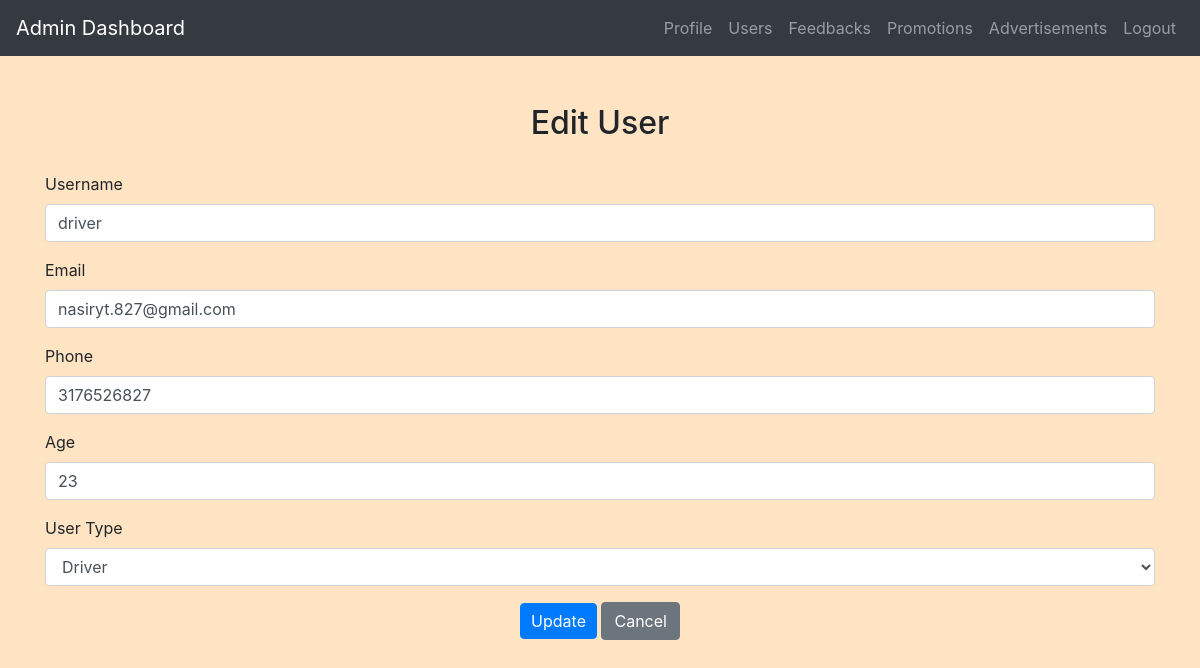
Screenshot of /admin/edit_user.php?UserID=3 (signed in) with the database file from the repository.
### tables this page shows
CREATE TABLE `users` (
  `id` int(11) NOT NULL,
  `username` varchar(50) NOT NULL,
  `password` varchar(255) NOT NULL,
  `email` varchar(100) NOT NULL,
  `phone` varchar(20) NOT NULL,
  `age` int(11) DEFAULT NULL,
  `usertype` enum('driver','passenger') NOT NULL DEFAULT 'passenger',
  `full_name` varchar(255) DEFAULT NULL,
  `profile_picture` varchar(255) DEFAULT NULL
);

### admin/edit_user.php (the view, shortened to what this page needs)
<?php
include('config.php');
$username = $email = $phone = $age = $usertype = "";
$username_err = $email_err = $phone_err = $age_err = $usertype_err = "";
if ($_SERVER["REQUEST_METHOD"] == "POST") {
    $userID = $_GET['UserID'];
    if (empty(trim($_POST["username"]))) {
        $username_err = "Please enter a username.";
    } else {
        $username = trim($_POST["username"]);
    }
    if (empty(trim($_POST["email"]))) {
        $email_err = "Please enter an email address.";
    } else {
        $email = trim($_POST["email"]);
    }
    if (empty(trim($_POST["phone"]))) {
        $phone_err = "Please enter a phone number.";
    } else {
        $phone = trim($_POST["phone"]);
    }
    if (empty(trim($_POST["age"]))) {
        $age_err = "Please enter your age.";
    } else {
        $age = trim($_POST["age"]);
    }
    $usertype = $_POST["usertype"];
    if (empty($username_err) && empty($email_err) && empty($phone_err) && empty($age_err) && empty($usertype_err)) {
        $sql = "UPDATE users SET username=?, email=?, phone=?, age=?, usertype=? WHERE id=?";
        $stmt = mysqli_prepare($conn, $sql);
        mysqli_stmt_bind_param($stmt, "sssssi", $username, $email, $phone, $age, $usertype, $userID);
        mysqli_stmt_execute($stmt);
        mysqli_stmt_close($stmt);
        mysqli_close($conn);
        header("location: view_users.php");
        exit;
    }
} else {
    $userID = $_GET['UserID'];
    $sql = "SELECT * FROM users WHERE id = ?";
    $stmt = mysqli_prepare($conn, $sql);
    mysqli_stmt_bind_param($stmt, "i", $userID);
    mysqli_stmt_execute($stmt);
    $result = mysqli_stmt_get_result($stmt);
    $user = mysqli_fetch_assoc($result);
    $username = $user['username'];
    $email = $user['email'];
    $phone = $user['phone'];
    $age = $user['age'];
    $usertype = $user['usertype'];
}
?>
<!DOCTYPE html>
<html lang="en">
<head>
    <link rel="stylesheet" href="https://maxcdn.bootstrapcdn.com/bootstrap/4.5.2/css/bootstrap.min.css">
    <link rel="stylesheet" href="../css/style.css">
</head>
<body>
<?php include('admin_navbar.php'); ?>
<div class="container mt-5">
    <h2>Edit User</h2>
    <form action="<?php echo htmlspecialchars($_SERVER["PHP_SELF"]) . '?UserID=' . $userID; ?>" method="post">
        <div class="form-group">
            <label>Username</label>
            <input type="text" name="username" class="form-control <?php echo (!empty($username_err)) ? 'is-invalid' : ''; ?>" value="<?php echo $username; ?>">
        </div>
        <div class="form-group">
            <label>Email</label>
            <input type="email" name="email" class="form-control <?php echo (!empty($email_err)) ? 'is-invalid' : ''; ?>" value="<?php echo $email; ?>">
        </div>
        <div class="form-group">
            <label>Phone</label>
            <input type="text" name="phone" class="form-control <?php echo (!empty($phone_err)) ? 'is-invalid' : ''; ?>" value="<?php echo $phone; ?>">
        </div>
        <div class="form-group">
            <label>Age</label>
            <input type="text" name="age" class="form-control <?php echo (!empty($age_err)) ? 'is-invalid' : ''; ?>" value="<?php echo $age; ?>">
        </div>
        <div class="form-group">
            <label>User Type</label>
            <select class="form-control" name="usertype">
                <option value="driver" <?php if ($usertype === 'driver') echo 'selected'; ?>>Driver</option>
            </select>
        </div>
        <div class="form-group text-center">
            <input type="submit" class="btn btn-primary" value="Update">
            <a href="view_users.php" class="btn btn-secondary">Cancel</a>
        </div>
    </form>
</div>
</body>
</html>

### css/style.css (style rules this page uses)
body { background-color: bisque; }
h1, h2, h3, h4 { text-align: center; margin-top: 30px; margin-bottom: 30px; }
.btn-primary { padding: 5px 10px; }

### rows the page displays
users: username "driver", email "nasiryt.827@gmail.com", phone "3176526827", age "23", usertype "Driver"
